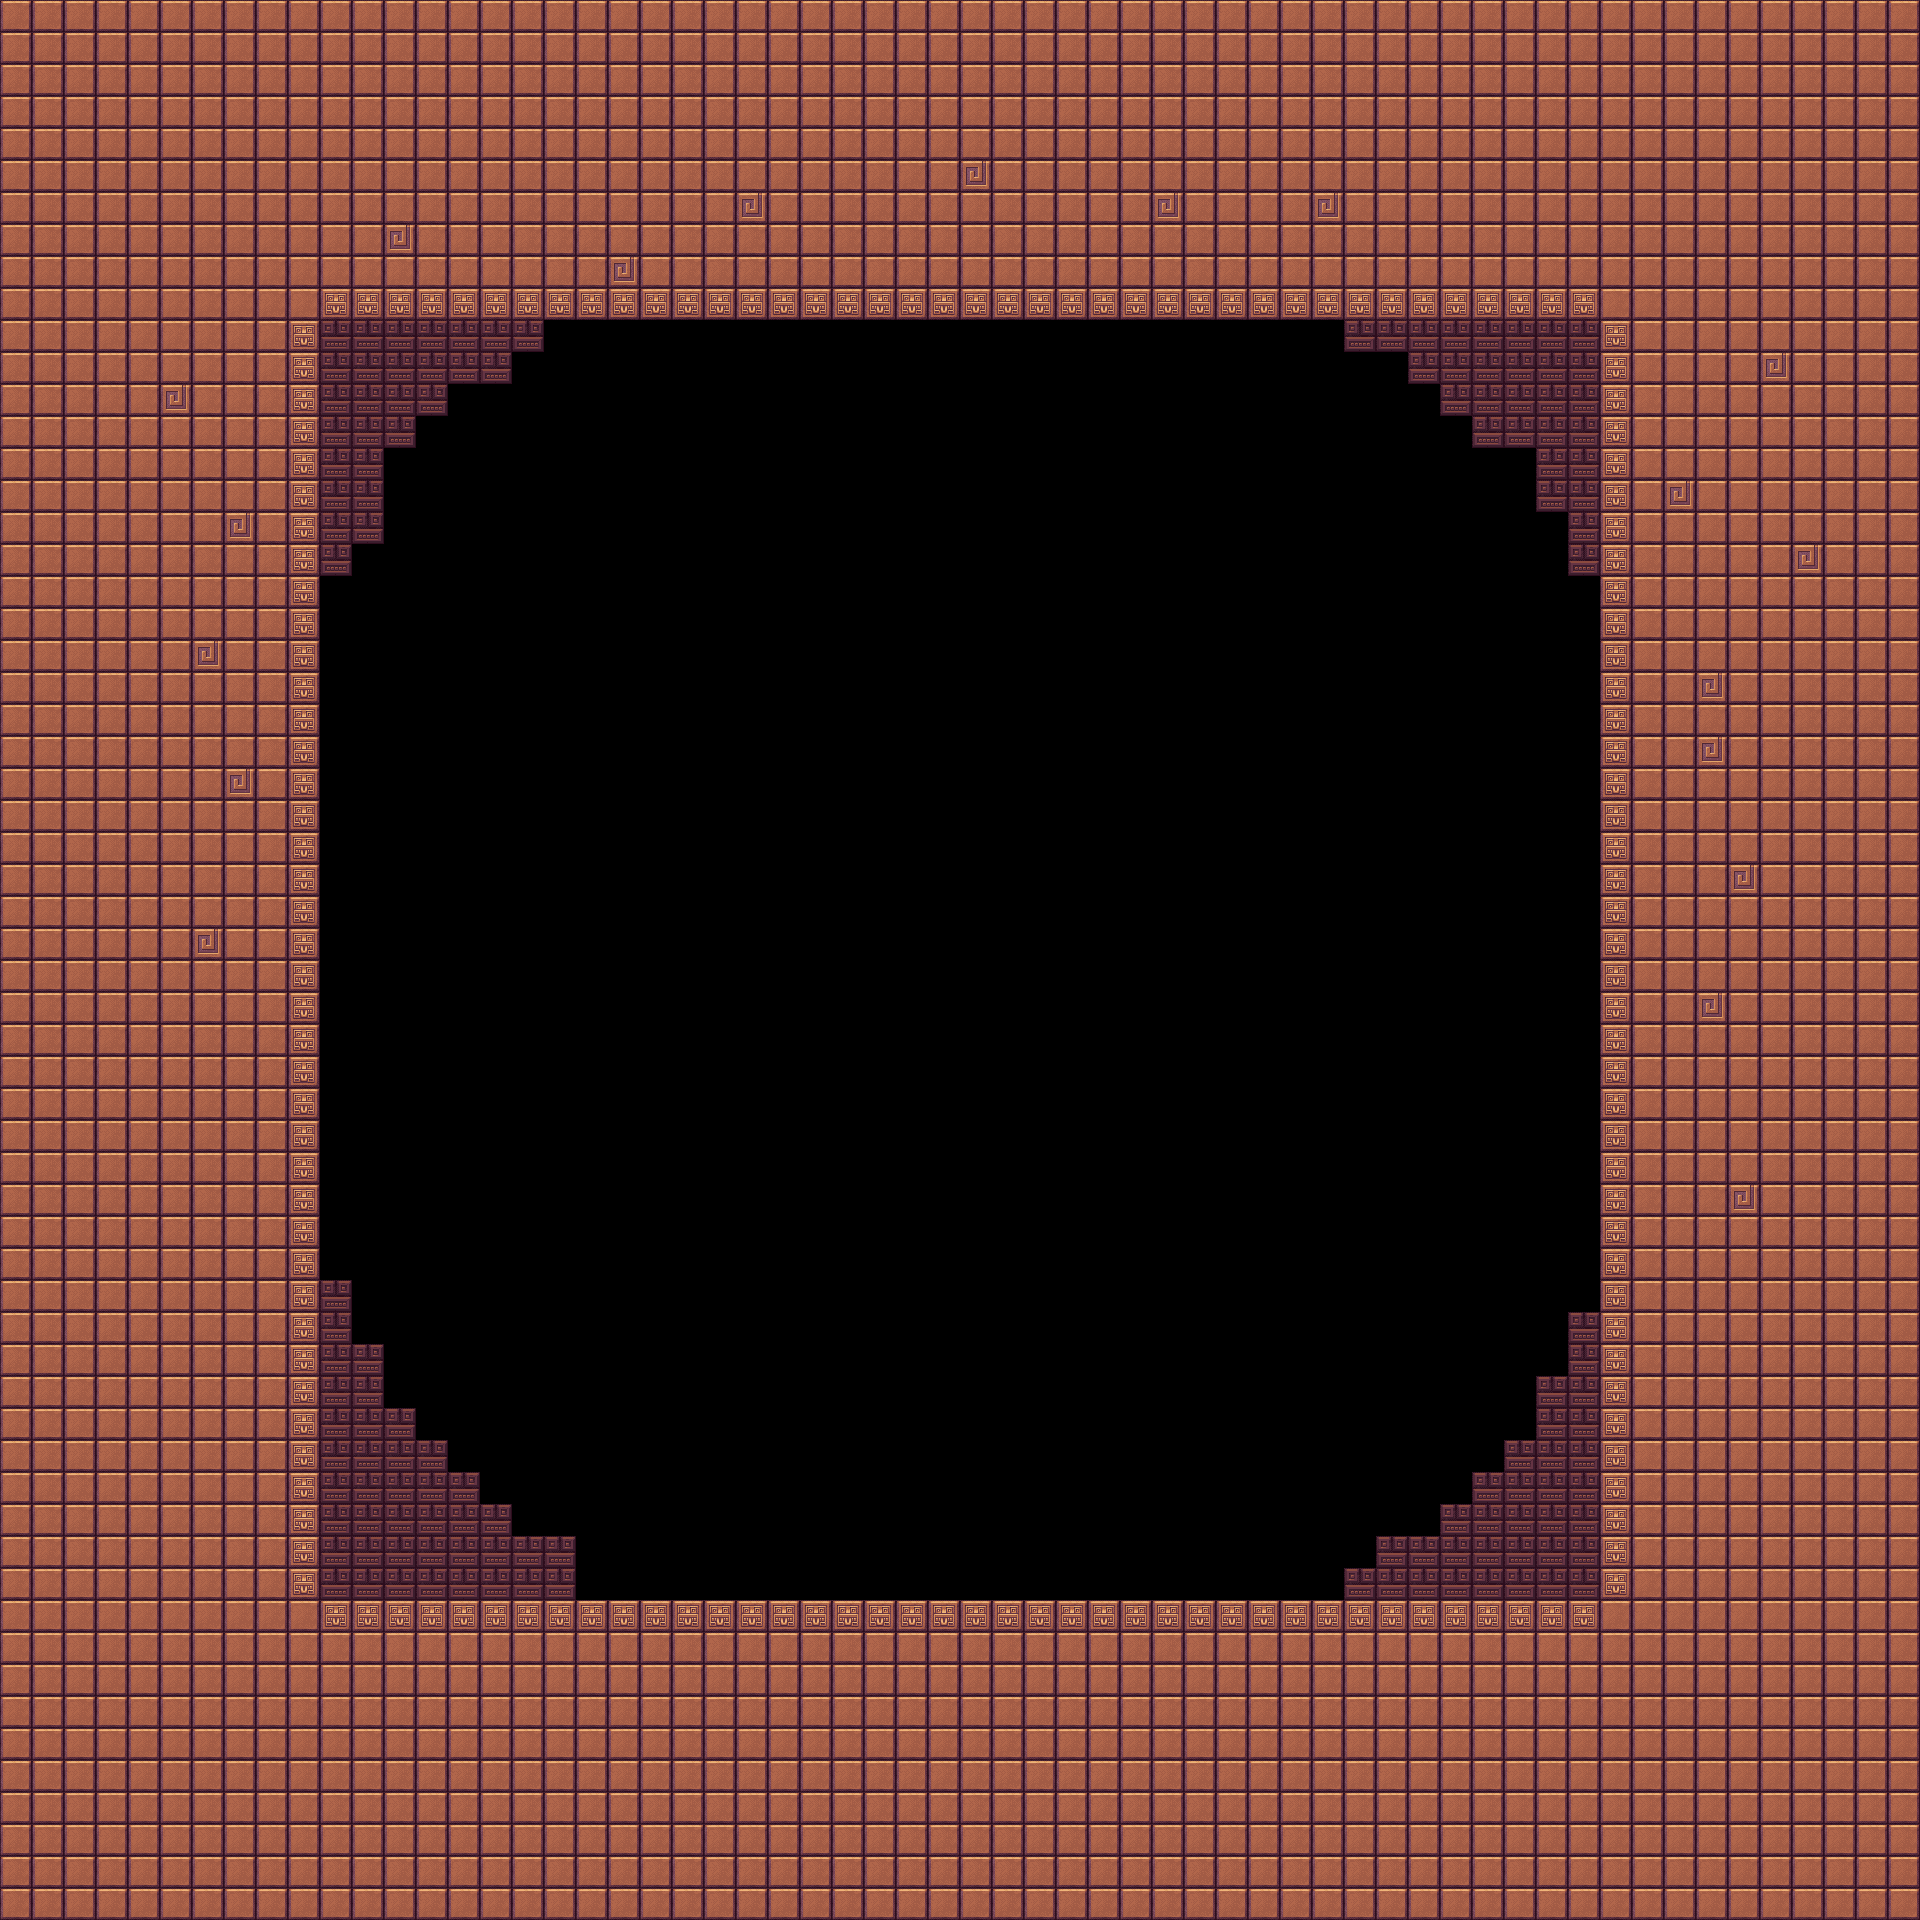

Rendered tile map (Tiled .tmx) drawn with the repository's tilesets; below, a short description and the map source with its tile grids summarised:
An orthogonal 60x60 tile map with 32x32 px tiles, 2 tile layers (bg, Tile Layer 1), 3 tilesets.

<map version="1.2" tiledversion="1.2.2" orientation="orthogonal" renderorder="right-down" width="60" height="60" tilewidth="32" tileheight="32" infinite="0" nextlayerid="4" nextobjectid="1">
 <tileset firstgid="1" name="inca_front" tilewidth="32" tileheight="32" tilecount="35" columns="5">
  <image source="../sprites/tilesets/inca_front.png" trans="faffea" width="160" height="224" />
  <tile id="0" type="wall" />
  <tile id="1" type="wall" />
 </tileset>
 <tileset firstgid="36" name="inca_back" tilewidth="32" tileheight="32" tilecount="35" columns="5">
  <image source="../sprites/tilesets/inca_back.png" trans="faffea" width="160" height="224" />
  <tile id="2" type="softWall" />
  <tile id="8" type="softWall" />
 </tileset>
 <tileset firstgid="71" name="inca_back2" tilewidth="32" tileheight="32" tilecount="35" columns="5">
  <image source="../sprites/tilesets/inca_back2.png" trans="faffea" width="160" height="224" />
 </tileset>
 <layer id="3" name="bg" width="60" height="60">
  <data>[3600 cells, 0 non-empty, 0 distinct tile ids]</data>
 </layer>
 <layer id="1" name="Tile Layer 1" width="60" height="60">
  <data>[3600 cells, 2129 non-empty, 4 distinct tile ids]</data>
 </layer>
</map>
